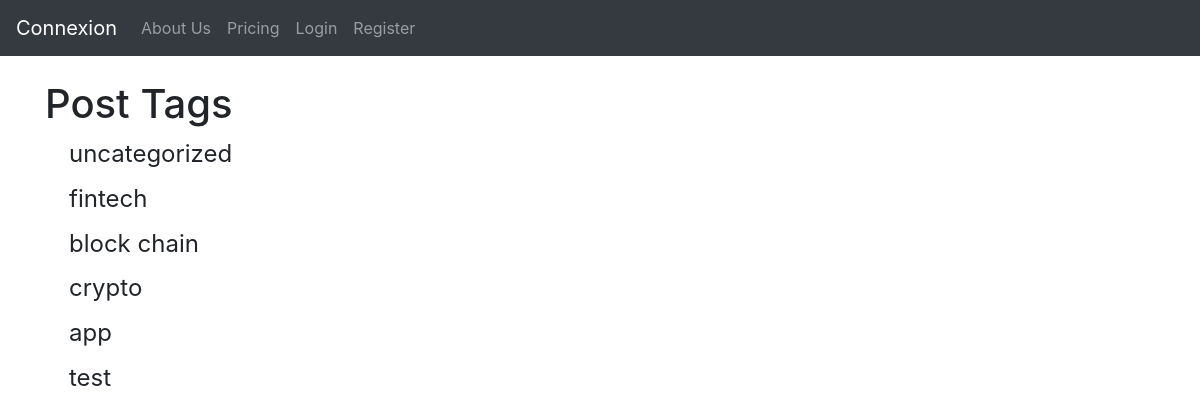
The page /category-list/ on the database its author committed.
### thesite/models.py (models this page shows, shortened)
class Category(models.Model):
    name = models.CharField(max_length=255)
    def __str__(self):
        return self.name

### thesite/views.py (the view)
# urls.py: path('category-list/', CategoryListView, name='category-list'),
def CategoryListView(request):
    cat_menu_list = Category.objects.all()
    return render(request, 'category_list.html', {'cat_menu_list':cat_menu_list})

### thesite/templates/category_list.html (shortened to what this page needs)
{% extends 'base.html' %}
{% block content %}
    <h1>Post Tags</h1>
    {% for item in cat_menu_list %}
        <h4><a class="dropdown-item" href="{% url 'category' item|slugify %}">{{ item }}</a></h4>
    {% endfor %}
{% endblock %}

### rows shown on the page
Category: name "uncategorized"
Category: name "fintech"
Category: name "block chain"
Category: name "crypto"
Category: name "app"
Category: name "test"
